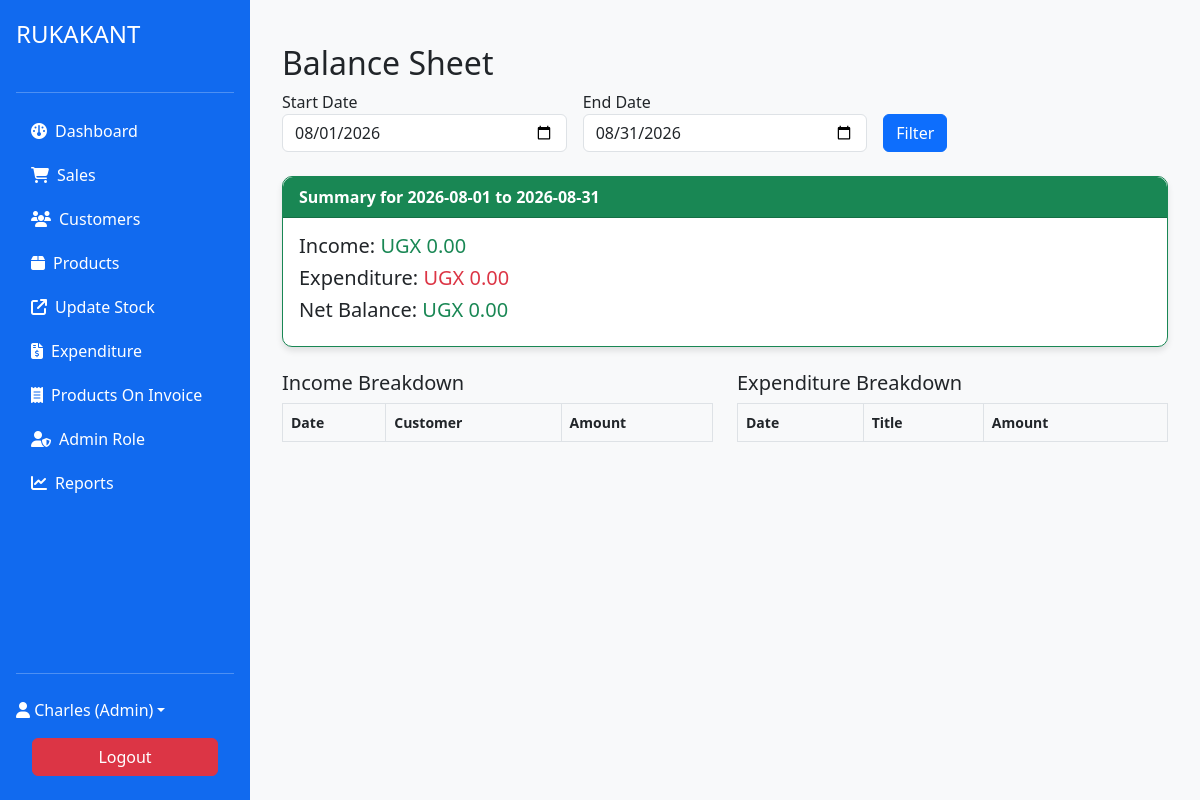
/system/balance_sheet.php (signed in), run on an earlier commit of the app's database.
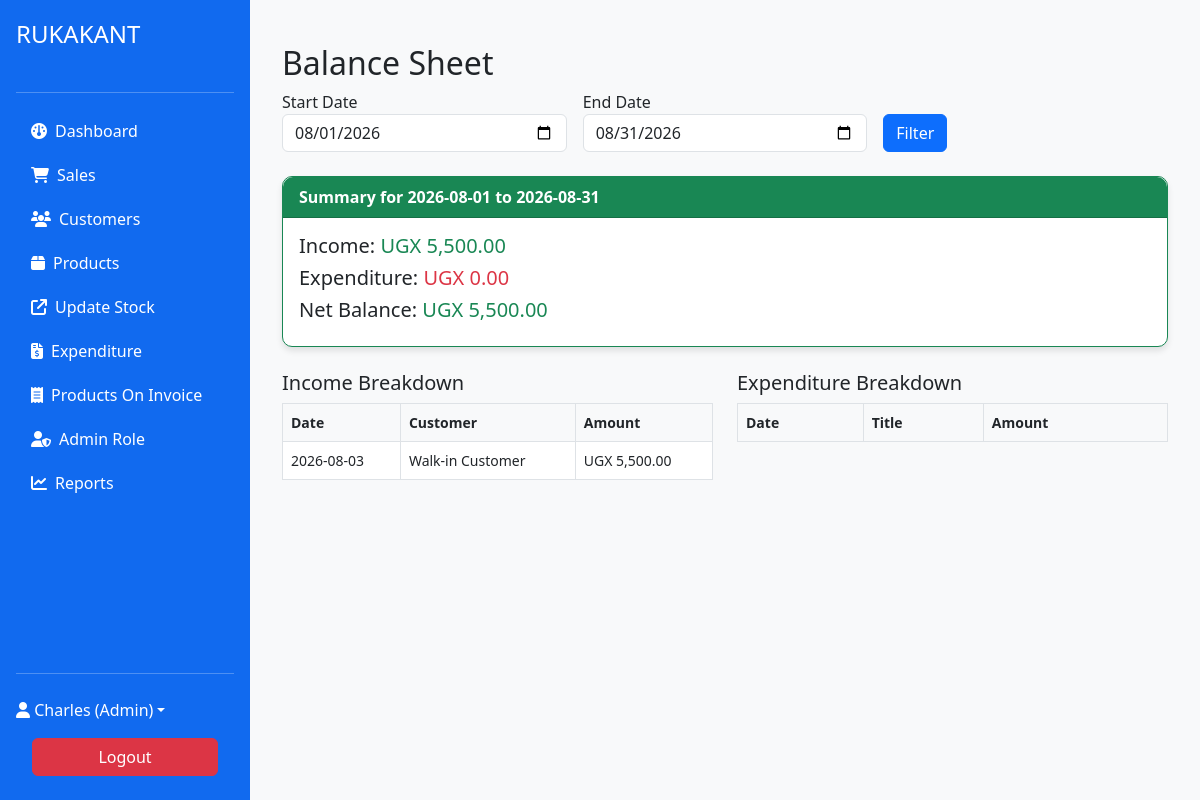
And on a later commit of the database.
### tables this page shows
CREATE TABLE `sales_pharm` (
  `id` int(11) NOT NULL,
  `customer_id` int(11) DEFAULT NULL,
  `invoice_number` varchar(20) NOT NULL,
  `user_id` int(11) NOT NULL,
  `customer_name` varchar(100) DEFAULT NULL,
  `total_amount` double DEFAULT NULL,
  `discount` double DEFAULT NULL,
  `tax` double DEFAULT NULL,
  `net_amount` double DEFAULT NULL,
  `payment_method` enum('cash','card','mobile_money') NOT NULL,
  `transaction_id` varchar(255) DEFAULT NULL,
  `date` datetime DEFAULT current_timestamp(),
  `notes` text DEFAULT NULL
);

### includes/db.php (called while the page is built, shortened)
<?php
class Database
{
    private $host = 'localhost';
    private $user = 'root';
    private $pass = '';
    private $dbname = 'hospital_management';
    private $conn;
    public function __construct()
    {
        $this->conn = new mysqli($this->host, $this->user, $this->pass, $this->dbname);
    }
    public function fetchOne($sql, $params = [])
    {
        $stmt = $this->conn->prepare($sql);
        if (!empty($params)) {
            $types = str_repeat('s', count($params));
            $stmt->bind_param($types, ...$params);
        }
        $stmt->execute();
        $result = $stmt->get_result();
        return $result ? $result->fetch_assoc() : null;
    }
    public function fetchAll($sql, $params = [])
    {
        $stmt = $this->conn->prepare($sql);
        if (!empty($params)) {
            $types = str_repeat('s', count($params));
            $stmt->bind_param($types, ...$params);
        }
        $stmt->execute();
        $result = $stmt->get_result();
        return $result ? $result->fetch_all(MYSQLI_ASSOC) : [];
    }
}

### system/balance_sheet.php (the view, shortened to what this page needs)
<?php
require_once '../includes/header.php';
require_once '../includes/db.php';
$start_date = $_GET['start_date'] ?? '';
$end_date = $_GET['end_date'] ?? '';
if ($start_date == '' || $end_date == '') {
    $start_date = date('Y-m-01');
    $end_date = date('Y-m-t');
}
$income_sql = "SELECT SUM(total_amount) AS total_income FROM sales_pharm WHERE DATE(date) BETWEEN ? AND ?";
$income_data = $db->fetchOne($income_sql, [$start_date, $end_date]);
$total_income = $income_data['total_income'] ?? 0;
$expense_sql = "SELECT SUM(amount) AS total_expense FROM expenditures_pharm WHERE expense_date BETWEEN ? AND ?";
$expense_data = $db->fetchOne($expense_sql, [$start_date, $end_date]);
$total_expense = $expense_data['total_expense'] ?? 0;
$net_balance = $total_income - $total_expense;
?>
<div class="container mt-4">
    <h2>Balance Sheet</h2>
    <form method="GET" class="row g-3 mb-4">
        <div class="col-md-4">
            <label>Start Date</label>
            <input type="date" name="start_date" class="form-control" value="<?= $start_date ?>">
        </div>
        <div class="col-md-4">
            <label>End Date</label>
            <input type="date" name="end_date" class="form-control" value="<?= $end_date ?>">
        </div>
        <div class="col-md-4 d-flex align-items-end">
            <button class="btn btn-primary" type="submit">Filter</button>
        </div>
    </form>
    <div class="card border-success mb-3">
        <div class="card-header bg-success text-white">Summary for <?= $start_date ?> to <?= $end_date ?></div>
        <div class="card-body">
            <h5 class="card-title">Income: <span class="text-success">UGX <?= number_format($total_income, 2) ?></span></h5>
            <h5 class="card-title">Expenditure: <span class="text-danger">UGX <?= number_format($total_expense, 2) ?></span></h5>
            <h5 class="card-title">Net Balance:
                <span class="<?= $net_balance >= 0 ? 'text-success' : 'text-danger' ?>">
                    UGX <?= number_format($net_balance, 2) ?>
                </span>
            </h5>
        </div>
    </div>
    <div class="row mt-4">
        <div class="col-md-6">
            <h5>Income Breakdown</h5>
            <table class="table table-bordered">
                <thead>
                    <tr><th>Date</th><th>Customer</th><th>Amount</th></tr>
                </thead>
                <tbody>
                <?php
                $sales = $db->fetchAll("SELECT date, customer_name, total_amount FROM sales_pharm WHERE DATE(date) BETWEEN ? AND ? ORDER BY date DESC", [$start_date, $end_date]);
                foreach ($sales as $s):
                ?>
                    <tr>
                        <td><?= substr($s['date'], 0, 10) ?></td>
                        <td><?= htmlspecialchars($s['customer_name'] ?? 'N/A') ?></td>
                        <td>UGX <?= number_format($s['total_amount'], 2) ?></td>
                    </tr>
                <?php endforeach; ?>
                </tbody>
            </table>
        </div>
        <div class="col-md-6">
            <h5>Expenditure Breakdown</h5>
            <table class="table table-bordered">
                <thead>
                    <tr><th>Date</th><th>Title</th><th>Amount</th></tr>
                </thead>
            </table>
        </div>
    </div>
</div>
<?php require_once '../includes/footer.php'; ?>

What changed in the data, as far as the page shows it:
added sales_pharm: date "2026-08-03", customer_name "Walk-in Customer", total_amount "5,500.00"
Also different on the page:
$total_income: "0.00" → "5,500.00"
$net_balance: "0.00" → "5,500.00"
